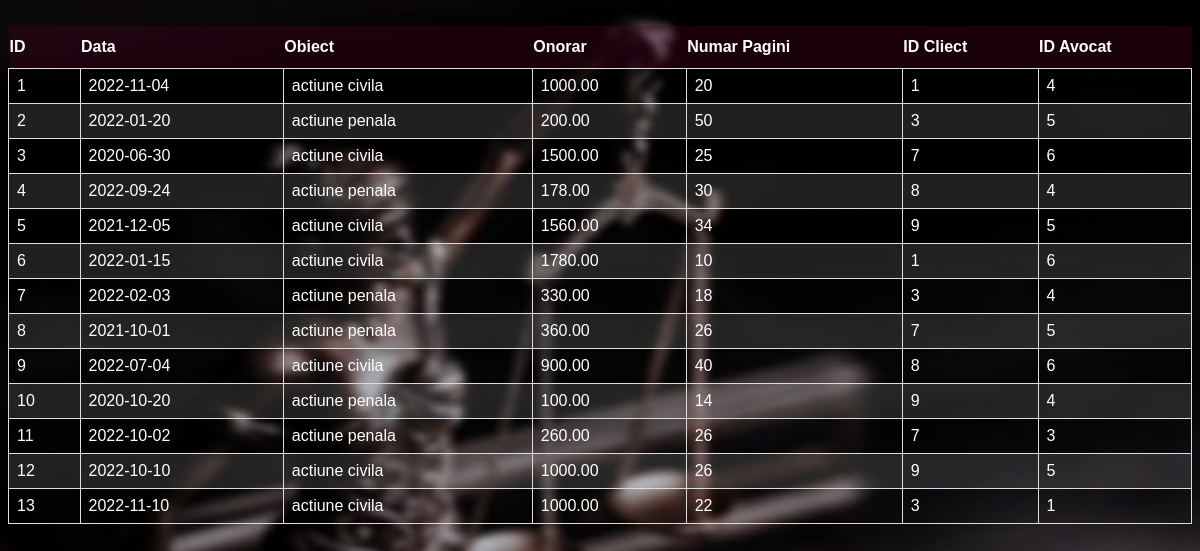
Page /tabelcj.php on the committed database.
### tables this page shows
CREATE TABLE Contract_j (
  id_cj INT PRIMARY KEY,
  data DATE NOT NULL,
  obiect VARCHAR(255) NOT NULL,
  onorar DECIMAL(10,2) NOT NULL,
  nr_pagini INT NOT NULL,
  id_client INT NOT NULL,
  id_avocat INT NOT NULL,
  FOREIGN KEY (id_client) REFERENCES Persoana(id_p),
  FOREIGN KEY (id_avocat) REFERENCES Persoana(id_p)
);

### tabelcj.php (the view, shortened to what this page needs)
<!DOCTYPE html>
<html lang="en">
<head>
<link rel="stylesheet" href="https://cdn.jsdelivr.net/npm/bootstrap@5.2.0-betal/dist/css/bootstrap">
<link rel="stylesheet" type="text/css" href="style.css">
</head>
<body>
<div class= "container my-5">
<br>
<table  class="customers">
<thead>
<tr>
<th>ID</th>
<th>Data</th>
<th>Obiect</th>
<th>Onorar</th>
<th>Numar Pagini</th>
<th>ID Cliect</th>
<th>ID Avocat</th>
</tr>
<tbody>
<?php
$servername = "localhost";
$username = "root";
$password = "";
$database = "cabinet_avocatura";
$connection = new mysqli($servername, $username, $password, $database);
$sql = "SELECT * FROM contract_j";
$result = $connection->query($sql);
while ($row = $result->fetch_assoc()) {
    echo "
    <tr>
    <td>$row[id_cj]</td>
    <td>$row[data]</td>
    <td>$row[obiect]</td>
    <td>$row[onorar]</td>
    <td>$row[nr_pagini] </td>
     <td>$row[id_client] </td>
     <td>$row[id_avocat] </td>
    </td>
    </tr>";}
?>
</thead>
</table>
</div>
</body>
</html>

### style.css (style rules this page uses)
body { background-image: url('download.jpeg'); background-repeat: no-repeat; background-size: 1300px 700px; background-color: #cccccc; background-attachment: fixed; }
.customers { font-family: Arial, Helvetica, sans-serif; border-collapse: collapse; width: 100%; color: white; }
.customers td, #customers th { border: 1px solid #ddd; padding: 8px; color: white; }
table { color: white; }
.customers tr:nth-child(even) { background-color: #f2f2f221; color: white }
.customers th { padding-top: 12px; padding-bottom: 12px; text-align: left; background-color: #42042064; color: white; }

### rows in the picture
contract_j: id_cj "1", data "2022-11-04", obiect "actiune civila", onorar "1000.00", nr_pagini "20", id_client "1", id_avocat "4"
contract_j: id_cj "2", data "2022-01-20", obiect "actiune penala", onorar "200.00", nr_pagini "50", id_client "3", id_avocat "5"
contract_j: id_cj "3", data "2020-06-30", obiect "actiune civila", onorar "1500.00", nr_pagini "25", id_client "7", id_avocat "6"
contract_j: id_cj "4", data "2022-09-24", obiect "actiune penala", onorar "178.00", nr_pagini "30", id_client "8", id_avocat "4"
contract_j: id_cj "5", data "2021-12-05", obiect "actiune civila", onorar "1560.00", nr_pagini "34", id_client "9", id_avocat "5"
contract_j: id_cj "6", data "2022-01-15", obiect "actiune civila", onorar "1780.00", nr_pagini "10", id_client "1", id_avocat "6"
contract_j: id_cj "7", data "2022-02-03", obiect "actiune penala", onorar "330.00", nr_pagini "18", id_client "3", id_avocat "4"
contract_j: id_cj "8", data "2021-10-01", obiect "actiune penala", onorar "360.00", nr_pagini "26", id_client "7", id_avocat "5"
contract_j: id_cj "9", data "2022-07-04", obiect "actiune civila", onorar "900.00", nr_pagini "40", id_client "8", id_avocat "6"
contract_j: id_cj "10", data "2020-10-20", obiect "actiune penala", onorar "100.00", nr_pagini "14", id_client "9", id_avocat "4"
contract_j: id_cj "11", data "2022-10-02", obiect "actiune penala", onorar "260.00", nr_pagini "26", id_client "7", id_avocat "3"
contract_j: id_cj "12", data "2022-10-10", obiect "actiune civila", onorar "1000.00", nr_pagini "26", id_client "9", id_avocat "5"
contract_j: id_cj "13", data "2022-11-10", obiect "actiune civila", onorar "1000.00", nr_pagini "22", id_client "3", id_avocat "1"
